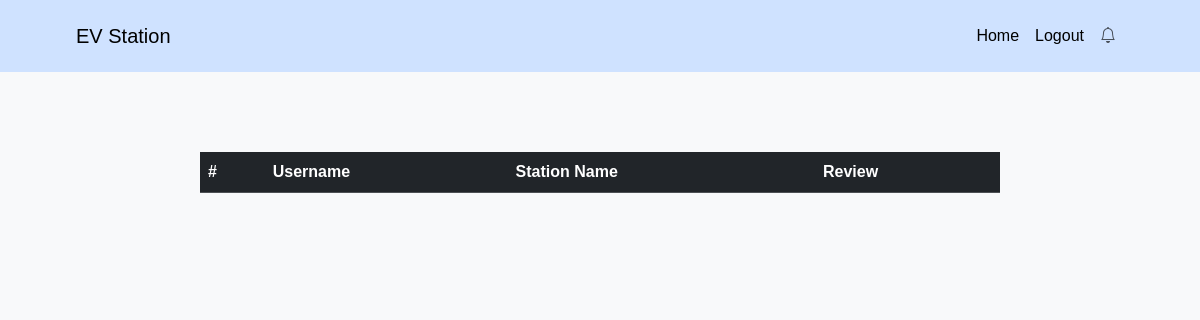
Before: /stationviewreview (signed in) with the older database file.
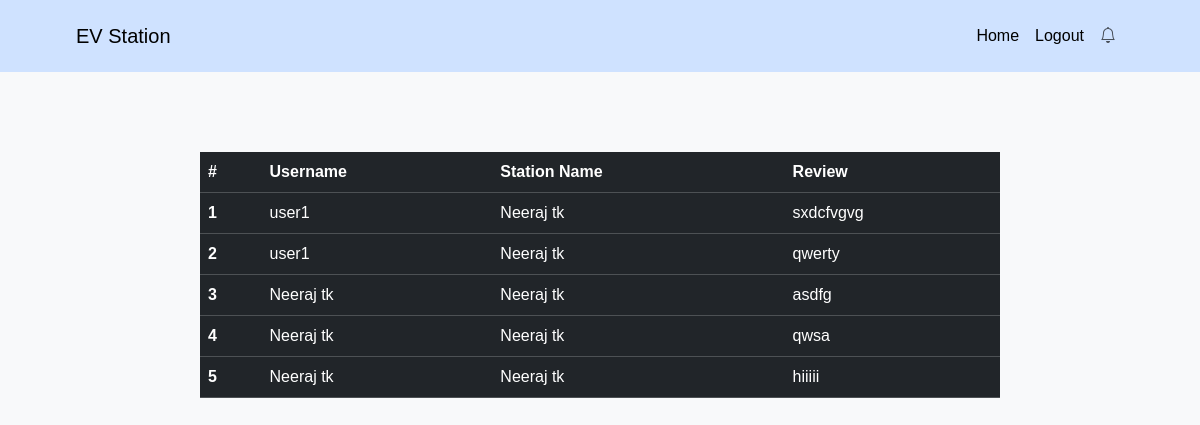
After: the same page with the newer database file.
### evapp/models.py (models this page shows)
class FeedbackTable(models.Model):
    USER = models.ForeignKey(UserTable, on_delete=models.CASCADE)
    Chargingstation = models.ForeignKey(StationTable, on_delete=models.CASCADE,null=True,blank=True)
    Feedback = models.CharField(max_length=30, blank=True, null=True)
    Date = models.DateField(auto_now_add=True, blank=True,null=True )
    Rate = models.CharField(max_length=30, blank=True ,null=True)

class UserTable(models.Model):
    LOGIN=models.ForeignKey(Logintable, on_delete=models.CASCADE)
    Name = models.CharField(max_length=30, blank=True, null=True)
    Address = models.CharField(max_length=300, blank=True, null=True)
    Phone= models.BigIntegerField(null=True, blank=True)
    Email = models.CharField(max_length=30, blank=True, null=True)
    Vehiclenumber = models.CharField(max_length=30, blank=True, null=True)

class StationTable(models.Model):
    LOGIN=models.ForeignKey(Logintable, on_delete=models.CASCADE)
    Name = models.CharField(max_length=30, blank=True, null=True)
    latitude = models.FloatField(null=True, blank=True)
    longitude = models.FloatField(null=True, blank=True)
    Email = models.CharField(max_length=30, blank=True, null=True)
    StationNumber = models.CharField(max_length=30, blank=True, null=True)
    status = models.CharField(max_length=30, blank=True, null=True, default='active')

### evapp/views.py (the view)
# urls.py: path('stationviewreview',stationviewreview.as_view(),name='stationviewreview'),
class stationviewreview(View):
    login_url='/'
    def get(self, request):
        c = FeedbackTable.objects.filter(Chargingstation__LOGIN_id = request.session.get('user_id'))
        return render(request,'Station/ViewReview.html',{'c':c})

### template/Station/ViewReview.html
{% extends 'Station/Base.html'%}
{%block body%}
    <div class="container-fluid d-flex justify-content-center"  style="margin-top: 80px;">
    <table class="table table-dark" style="width: 800px;">
        <thead>
          <tr>
            <th scope="col">#</th>
            <th scope="col">Username</th>
            <th scope="col">Station Name</th>
            <th scope="col">Review</th>
          </tr>
        </thead>
        <tbody>
          {% for i in c %}
          <tr>
            <th scope="row">{{forloop.counter}}</th>
            <td>{{i.USER.Name}}</td>
            <td>{{i.Chargingstation.Name}}</td>
            <td>{{i.Feedback}}</td>
          </tr>
          {% endfor %}
        </tbody>
      </table>
    </div>
    {% endblock %}

Changed rows visible on the page:
added FeedbackTable: USER.Name "user1", Chargingstation.Name "Neeraj tk", Feedback "sxdcfvgvg"
added FeedbackTable: USER.Name "user1", Chargingstation.Name "Neeraj tk", Feedback "qwerty"
added FeedbackTable: USER.Name "Neeraj tk", Chargingstation.Name "Neeraj tk", Feedback "asdfg"
added FeedbackTable: USER.Name "Neeraj tk", Chargingstation.Name "Neeraj tk", Feedback "qwsa"
added FeedbackTable: USER.Name "Neeraj tk", Chargingstation.Name "Neeraj tk", Feedback "hiiiii"
